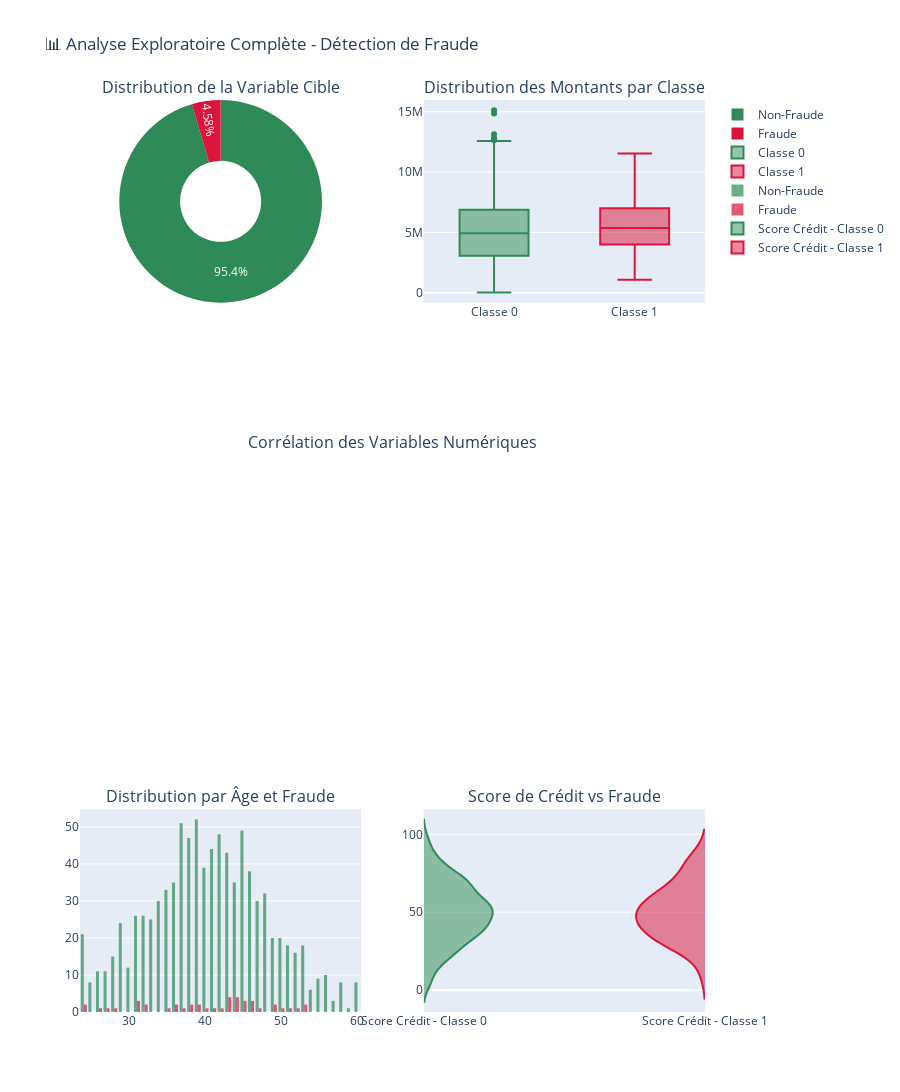

Notebook cell for this chart:
### Code cell
# Exécution des visualisations avancées
print("🎨 Génération des visualisations avancées...")
create_advanced_visualizations(data)

### Figure 1 — Plotly figure (JSON) as saved in the notebook; plotly's stock layout.template omitted (floating-point values rounded to 4 significant figures; data arrays with more than 128 entries replaced by an {"elided": "..."} marker saying what was removed)
{"data": [{"domain": {"x": [0, 0.45], "y": [0.7778, 1]}, "hole": 0.4, "labels": ["Non-Fraude", "Fraude"], "marker": {"colors": ["#2E8B57", "#DC143C"]}, "type": "pie", "values": [937, 45]}, {"marker": {"color": "#2E8B57"}, "name": "Classe 0", "type": "box", "xaxis": "x", "y": {"elided": "937 float values"}, "yaxis": "y"}, {"marker": {"color": "#DC143C"}, "name": "Classe 1", "type": "box", "xaxis": "x", "y": [11530000.0, 5368000.0, 9529000.0, 7987000.0, 11090000.0, 4805000.0, 8220000.0, 5132000.0, 2739000.0, 3073000.0, 6710000.0, 3165000.0, 9110000.0, 6645000.0, 4762000.0, 6567000.0, 9185000.0, 1074000.0, 5102000.0, 6379000.0, 5756000.0, 9785000.0, 1099000.0, 5318000.0, 6526000.0, 4245000.0, 9599000.0, 4018000.0, 2021000.0, 1302000.0, 4013000.0, 5241000.0, 5727000.0, 6459000.0, 3150000.0, 7928000.0, 8337000.0, 1607000.0, 5457000.0, 5746000.0, 4495000.0, 6102000.0, 3229000.0, 3962000.0, 4698000.0], "yaxis": "y"}, {"marker": {"color": "#2E8B57"}, "name": "Non-Fraude", "opacity": 0.7, "type": "histogram", "x": {"elided": "937 float values"}, "xaxis": "x3", "yaxis": "y3"}, {"marker": {"color": "#DC143C"}, "name": "Fraude", "opacity": 0.7, "type": "histogram", "x": [39.23, 44.08, 41.75, 24.0, 41.08, 45.81, 52.9, 43.47, 30.66, 28.33, 42.66, 44.32, 44.75, 31.71, 37.22, 45.18, 37.55, 24.0, 52.55, 47.06, 36.06, 48.57, 39.04, 44.57, 31.56, NaN, 46.06, 26.53, 31.01, 34.51, NaN, 46.37, 38.13, 43.29, 30.77, 42.53, 51.92, 49.08, 50.74, 49.94, 40.38, 36.33, 43.57, 25.85, 44.27], "xaxis": "x3", "yaxis": "y3"}, {"marker": {"color": "#2E8B57"}, "name": "Score Crédit - Classe 0", "side": "positive", "type": "violin", "xaxis": "x4", "y": {"elided": "937 float values"}, "yaxis": "y4"}, {"marker": {"color": "#DC143C"}, "name": "Score Crédit - Classe 1", "side": "negative", "type": "violin", "xaxis": "x4", "y": [53.64, 83.55, 43.36, 55.83, 35.42, 26.19, 30.81, 28.59, 79.09, 70.9, NaN, 81.57, 50.62, 60.99, 69.32, 42.74, 48.28, 30.7, 40.06, 36.93, 27.45, 38.24, 11.54, 36.12, 58.97, 35.72, 65.28, 46.03, 52.06, 44.81, 63.57, 86.11, 46.8, 42.58, 48.72, 60.76, 53.27, 58.92, 27.52, 50.29, 49.91, 74.3, 57.97, 37.42, 62.5], "yaxis": "y4"}], "layout": {"annotations": [{"font": {"size": 16}, "showarrow": false, "text": "Distribution de la Variable Cible", "x": 0.225, "xanchor": "center", "xref": "paper", "y": 1, "yanchor": "bottom", "yref": "paper"}, {"font": {"size": 16}, "showarrow": false, "text": "Distribution des Montants par Classe", "x": 0.775, "xanchor": "center", "xref": "paper", "y": 1, "yanchor": "bottom", "yref": "paper"}, {"font": {"size": 16}, "showarrow": false, "text": "Corrélation des Variables Numériques", "x": 0.5, "xanchor": "center", "xref": "paper", "y": 0.6111, "yanchor": "bottom", "yref": "paper"}, {"font": {"size": 16}, "showarrow": false, "text": "Distribution par Âge et Fraude", "x": 0.225, "xanchor": "center", "xref": "paper", "y": 0.2222, "yanchor": "bottom", "yref": "paper"}, {"font": {"size": 16}, "showarrow": false, "text": "Score de Crédit vs Fraude", "x": 0.775, "xanchor": "center", "xref": "paper", "y": 0.2222, "yanchor": "bottom", "yref": "paper"}], "height": 1200, "showlegend": true, "title": {"text": "📊 Analyse Exploratoire Complète - Détection de Fraude"}, "xaxis": {"anchor": "y", "domain": [0.55, 1]}, "xaxis2": {"anchor": "y2", "domain": [0, 1]}, "xaxis3": {"anchor": "y3", "domain": [0, 0.45]}, "xaxis4": {"anchor": "y4", "domain": [0.55, 1]}, "yaxis": {"anchor": "x", "domain": [0.7778, 1]}, "yaxis2": {"anchor": "x2", "domain": [0.3889, 0.6111]}, "yaxis3": {"anchor": "x3", "domain": [0, 0.2222]}, "yaxis4": {"anchor": "x4", "domain": [0, 0.2222]}}}
